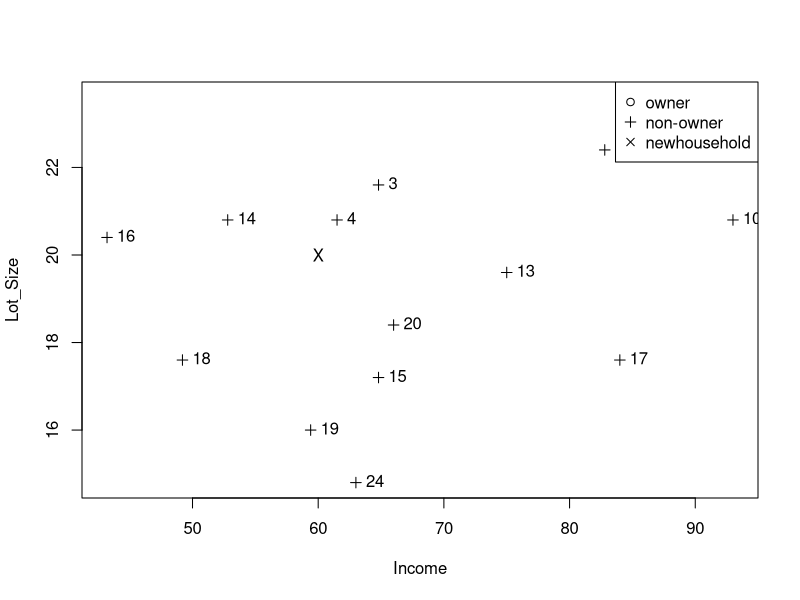

This chart was generated by the following R code: (Note: this script raises an error after producing the figure.)
#### Figure 7.1

mower.df <- read.csv("RidingMowers.csv")
set.seed(111)
train.index <- sample(row.names(mower.df), 0.6*dim(mower.df)[1])  
valid.index <- setdiff(row.names(mower.df), train.index)  
train.df <- mower.df[train.index, ]
valid.df <- mower.df[valid.index, ]
## new household
new.df <- data.frame(Income = 60, Lot_Size = 20)

## scatter plot
plot(Lot_Size ~ Income, data=train.df, pch=ifelse(train.df$Ownership=="Owner", 1, 3))
text(train.df$Income, train.df$Lot_Size, rownames(train.df), pos=4)
text(60, 20, "X")
legend("topright", c("owner", "non-owner", "newhousehold"), pch = c(1, 3, 4))



#### Table 7.2

# initialize normalized training, validation data, complete data frames to originals
train.norm.df <- train.df
valid.norm.df <- valid.df
mower.norm.df <- mower.df
# use preProcess() from the caret package to normalize Income and Lot_Size.
norm.values <- preProcess(train.df[, 1:2], method=c("center", "scale"))
train.norm.df[, 1:2] <- predict(norm.values, train.df[, 1:2])
valid.norm.df[, 1:2] <- predict(norm.values, valid.df[, 1:2])
mower.norm.df[, 1:2] <- predict(norm.values, mower.df[, 1:2])
new.norm.df <- predict(norm.values, new.df)

# use knn() to compute knn. 
# knn() is available in library FNN (provides a list of the nearest neighbors)
# and library class (allows a numerical output variable).
library(FNN)
nn <- knn(train = train.norm.df[, 1:2], test = new.norm.df, 
          cl = train.norm.df[, 3], k = 3)

row.names(train.df)[attr(nn, "nn.index")]




### Table 7.3

library(caret)

# initialize a data frame with two columns: k, and accuracy.
accuracy.df <- data.frame(k = seq(1, 14, 1), accuracy = rep(0, 14))

# compute knn for different k on validation.
for(i in 1:14) {
  knn.pred <- knn(train.norm.df[, 1:2], valid.norm.df[, 1:2], 
                  cl = train.norm.df[, 3], k = i)
  accuracy.df[i, 2] <- confusionMatrix(knn.pred, valid.norm.df[, 3])$overall[1] 
}
accuracy.df



#### Table 7.4

knn.pred.new <- knn(mower.norm.df[, 1:2], new.norm.df, 
                    cl = mower.norm.df[, 3], k = 4)
row.names(train.df)[attr(nn, "nn.index")]
